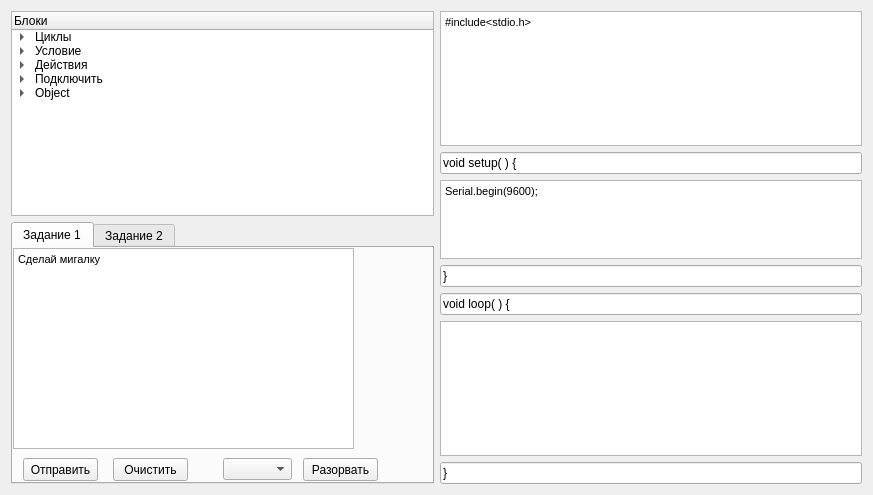
<?xml version="1.0" encoding="UTF-8"?>
<ui version="4.0">
 <class>Form</class>
 <widget class="QWidget" name="Form">
  <property name="geometry">
   <rect>
    <x>0</x>
    <y>0</y>
    <width>873</width>
    <height>495</height>
   </rect>
  </property>
  <property name="windowTitle">
   <string>Form</string>
  </property>
  <layout class="QGridLayout" name="gridLayout">
   <item row="0" column="1">
    <widget class="QTextBrowser" name="textBrowser">
     <property name="html">
      <string>&lt;!DOCTYPE HTML PUBLIC &quot;-//W3C//DTD HTML 4.0//EN&quot; &quot;http://www.w3.org/TR/REC-html40/strict.dtd&quot;&gt;
&lt;html&gt;&lt;head&gt;&lt;meta name=&quot;qrichtext&quot; content=&quot;1&quot; /&gt;&lt;style type=&quot;text/css&quot;&gt;
p, li { white-space: pre-wrap; }
&lt;/style&gt;&lt;/head&gt;&lt;body style=&quot; font-family:'MS Shell Dlg 2'; font-size:8.25pt; font-weight:400; font-style:normal;&quot;&gt;
&lt;p style=&quot; margin-top:0px; margin-bottom:0px; margin-left:0px; margin-right:0px; -qt-block-indent:0; text-indent:0px;&quot;&gt;#include&amp;lt;stdio.h&amp;gt;&lt;/p&gt;&lt;/body&gt;&lt;/html&gt;</string>
     </property>
    </widget>
   </item>
   <item row="1" column="1">
    <widget class="QLineEdit" name="lineEdit">
     <property name="text">
      <string>void setup( ) {</string>
     </property>
    </widget>
   </item>
   <item row="6" column="1">
    <widget class="QTextBrowser" name="textBrowser_3">
     <property name="html">
      <string>&lt;!DOCTYPE HTML PUBLIC &quot;-//W3C//DTD HTML 4.0//EN&quot; &quot;http://www.w3.org/TR/REC-html40/strict.dtd&quot;&gt;
&lt;html&gt;&lt;head&gt;&lt;meta name=&quot;qrichtext&quot; content=&quot;1&quot; /&gt;&lt;style type=&quot;text/css&quot;&gt;
p, li { white-space: pre-wrap; }
&lt;/style&gt;&lt;/head&gt;&lt;body style=&quot; font-family:'MS Shell Dlg 2'; font-size:8.25pt; font-weight:400; font-style:normal;&quot;&gt;
&lt;p style=&quot;-qt-paragraph-type:empty; margin-top:0px; margin-bottom:0px; margin-left:0px; margin-right:0px; -qt-block-indent:0; text-indent:0px;&quot;&gt;&lt;br /&gt;&lt;/p&gt;&lt;/body&gt;&lt;/html&gt;</string>
     </property>
    </widget>
   </item>
   <item row="5" column="1">
    <widget class="QLineEdit" name="lineEdit_3">
     <property name="text">
      <string>void loop( ) {</string>
     </property>
    </widget>
   </item>
   <item row="2" column="1" rowspan="2">
    <widget class="QTextBrowser" name="textBrowser_2">
     <property name="html">
      <string>&lt;!DOCTYPE HTML PUBLIC &quot;-//W3C//DTD HTML 4.0//EN&quot; &quot;http://www.w3.org/TR/REC-html40/strict.dtd&quot;&gt;
&lt;html&gt;&lt;head&gt;&lt;meta name=&quot;qrichtext&quot; content=&quot;1&quot; /&gt;&lt;style type=&quot;text/css&quot;&gt;
p, li { white-space: pre-wrap; }
&lt;/style&gt;&lt;/head&gt;&lt;body style=&quot; font-family:'MS Shell Dlg 2'; font-size:8.25pt; font-weight:400; font-style:normal;&quot;&gt;
&lt;p style=&quot; margin-top:0px; margin-bottom:0px; margin-left:0px; margin-right:0px; -qt-block-indent:0; text-indent:0px;&quot;&gt;Serial.begin(9600);&lt;/p&gt;&lt;/body&gt;&lt;/html&gt;</string>
     </property>
    </widget>
   </item>
   <item row="0" column="0" rowspan="3">
    <widget class="QTreeWidget" name="treeWidget">
     <property name="enabled">
      <bool>true</bool>
     </property>
     <column>
      <property name="text">
       <string>Блоки</string>
      </property>
     </column>
     <item>
      <property name="text">
       <string>Циклы</string>
      </property>
      <item>
       <property name="text">
        <string>Сделать N раз</string>
       </property>
      </item>
      <item>
       <property name="text">
        <string>Делать пока(true)</string>
       </property>
      </item>
      <item>
       <property name="text">
        <string>Делать { } пока (true)</string>
       </property>
      </item>
     </item>
     <item>
      <property name="text">
       <string>Условие</string>
      </property>
      <item>
       <property name="text">
        <string>Сделать если(true)</string>
       </property>
      </item>
     </item>
     <item>
      <property name="text">
       <string>Действия</string>
      </property>
      <item>
       <property name="text">
        <string>Светодиод</string>
       </property>
       <item>
        <property name="text">
         <string>Включить</string>
        </property>
       </item>
       <item>
        <property name="text">
         <string>Выключить</string>
        </property>
       </item>
      </item>
      <item>
       <property name="text">
        <string>Сервопривод</string>
       </property>
       <item>
        <property name="text">
         <string>Повернуть в положение N градусов</string>
        </property>
       </item>
      </item>
      <item>
       <property name="text">
        <string>Получить значения с датчика</string>
       </property>
       <item>
        <property name="text">
         <string>Температура</string>
        </property>
       </item>
       <item>
        <property name="text">
         <string>Влажность</string>
        </property>
       </item>
       <item>
        <property name="text">
         <string>Уровень жидкости</string>
        </property>
       </item>
      </item>
      <item>
       <property name="text">
        <string>Ждать N миллисекунд</string>
       </property>
      </item>
     </item>
     <item>
      <property name="text">
       <string>Подключить</string>
      </property>
      <item>
       <property name="text">
        <string>Добавить библиотеку </string>
       </property>
      </item>
      <item>
       <property name="text">
        <string>Определить пин устройства</string>
       </property>
      </item>
     </item>
     <item>
      <property name="text">
       <string>Object</string>
      </property>
      <item>
       <property name="text">
        <string>Создать объект класса</string>
       </property>
      </item>
     </item>
    </widget>
   </item>
   <item row="4" column="1">
    <widget class="QLineEdit" name="lineEdit_2">
     <property name="text">
      <string>}</string>
     </property>
    </widget>
   </item>
   <item row="7" column="1">
    <widget class="QLineEdit" name="lineEdit_4">
     <property name="text">
      <string>}</string>
     </property>
    </widget>
   </item>
   <item row="3" column="0" rowspan="5">
    <widget class="QTabWidget" name="tabWidget">
     <property name="currentIndex">
      <number>0</number>
     </property>
     <widget class="QWidget" name="tab">
      <attribute name="title">
       <string>Задание 1</string>
      </attribute>
      <widget class="QTextEdit" name="textEdit">
       <property name="geometry">
        <rect>
         <x>0</x>
         <y>0</y>
         <width>341</width>
         <height>201</height>
        </rect>
       </property>
       <property name="html">
        <string>&lt;!DOCTYPE HTML PUBLIC &quot;-//W3C//DTD HTML 4.0//EN&quot; &quot;http://www.w3.org/TR/REC-html40/strict.dtd&quot;&gt;
&lt;html&gt;&lt;head&gt;&lt;meta name=&quot;qrichtext&quot; content=&quot;1&quot; /&gt;&lt;style type=&quot;text/css&quot;&gt;
p, li { white-space: pre-wrap; }
&lt;/style&gt;&lt;/head&gt;&lt;body style=&quot; font-family:'MS Shell Dlg 2'; font-size:8.25pt; font-weight:400; font-style:normal;&quot;&gt;
&lt;p style=&quot; margin-top:0px; margin-bottom:0px; margin-left:0px; margin-right:0px; -qt-block-indent:0; text-indent:0px;&quot;&gt;Сделай мигалку&lt;/p&gt;
&lt;p style=&quot;-qt-paragraph-type:empty; margin-top:0px; margin-bottom:0px; margin-left:0px; margin-right:0px; -qt-block-indent:0; text-indent:0px;&quot;&gt;&lt;br /&gt;&lt;/p&gt;
&lt;p style=&quot;-qt-paragraph-type:empty; margin-top:0px; margin-bottom:0px; margin-left:0px; margin-right:0px; -qt-block-indent:0; text-indent:0px;&quot;&gt;&lt;br /&gt;&lt;/p&gt;&lt;/body&gt;&lt;/html&gt;</string>
       </property>
      </widget>
      <widget class="QPushButton" name="pushButton">
       <property name="geometry">
        <rect>
         <x>10</x>
         <y>210</y>
         <width>75</width>
         <height>23</height>
        </rect>
       </property>
       <property name="text">
        <string>Отправить</string>
       </property>
      </widget>
      <widget class="QPushButton" name="pushButton_2">
       <property name="geometry">
        <rect>
         <x>100</x>
         <y>210</y>
         <width>75</width>
         <height>23</height>
        </rect>
       </property>
       <property name="text">
        <string>Очистить</string>
       </property>
      </widget>
      <widget class="QComboBox" name="comNumber1">
       <property name="geometry">
        <rect>
         <x>210</x>
         <y>210</y>
         <width>69</width>
         <height>22</height>
        </rect>
       </property>
      </widget>
      <widget class="QPushButton" name="pushButton_3">
       <property name="geometry">
        <rect>
         <x>290</x>
         <y>210</y>
         <width>75</width>
         <height>23</height>
        </rect>
       </property>
       <property name="text">
        <string>Разорвать</string>
       </property>
      </widget>
     </widget>
     <widget class="QWidget" name="tab_2">
      <attribute name="title">
       <string>Задание 2</string>
      </attribute>
      <widget class="QTextEdit" name="textEdit_2">
       <property name="geometry">
        <rect>
         <x>0</x>
         <y>0</y>
         <width>421</width>
         <height>281</height>
        </rect>
       </property>
       <property name="html">
        <string>&lt;!DOCTYPE HTML PUBLIC &quot;-//W3C//DTD HTML 4.0//EN&quot; &quot;http://www.w3.org/TR/REC-html40/strict.dtd&quot;&gt;
&lt;html&gt;&lt;head&gt;&lt;meta name=&quot;qrichtext&quot; content=&quot;1&quot; /&gt;&lt;style type=&quot;text/css&quot;&gt;
p, li { white-space: pre-wrap; }
&lt;/style&gt;&lt;/head&gt;&lt;body style=&quot; font-family:'MS Shell Dlg 2'; font-size:8.25pt; font-weight:400; font-style:normal;&quot;&gt;
&lt;p style=&quot; margin-top:0px; margin-bottom:0px; margin-left:0px; margin-right:0px; -qt-block-indent:0; text-indent:0px;&quot;&gt;Получи показания с датчика температуры, отправляя команду '1'&lt;/p&gt;&lt;/body&gt;&lt;/html&gt;</string>
       </property>
      </widget>
     </widget>
    </widget>
   </item>
  </layout>
 </widget>
 <resources/>
 <connections/>
</ui>
